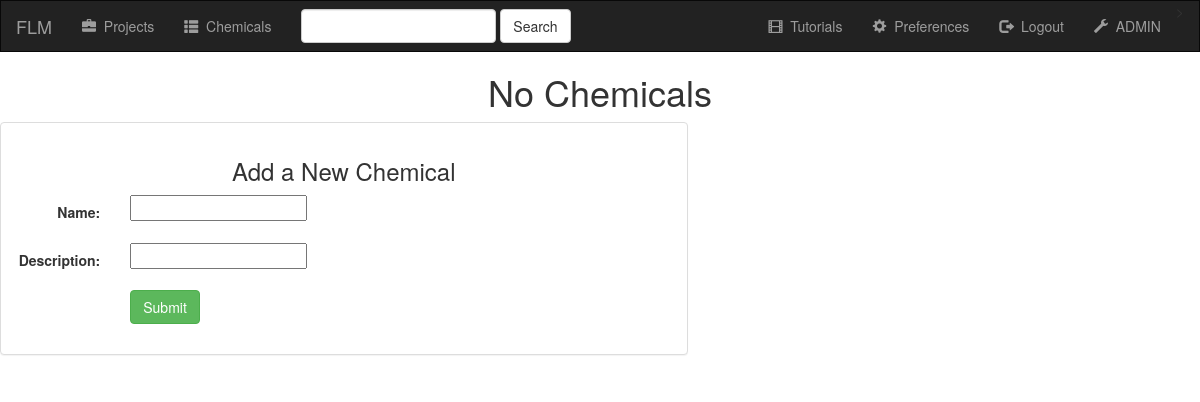
The page /chemical/chemicals/ (signed in) on the database as committed earlier.
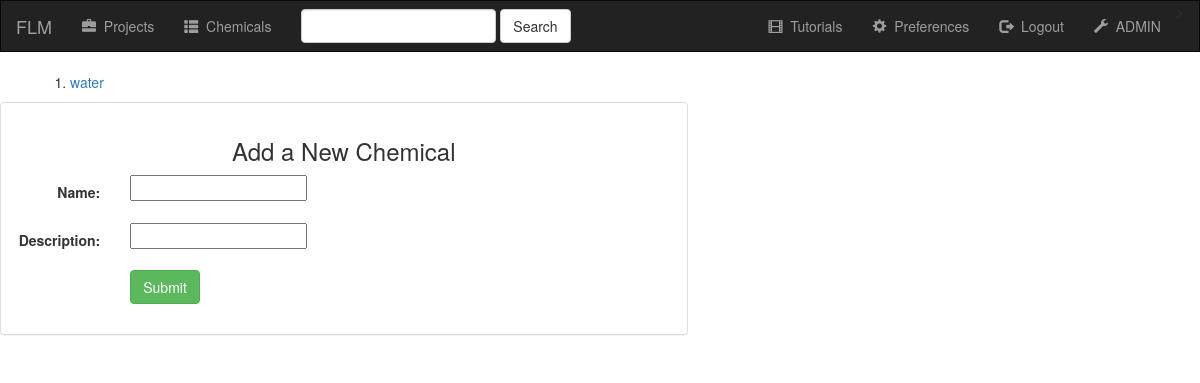
The same page on the database as committed later.
### chemical/models.py (models this page shows, shortened)
class Chemical(models.Model):
    name = models.CharField( max_length=255,)
    description = models.CharField( max_length=255, )
    createdBy = models.ForeignKey(User, default=1)
    permissions = models.CharField(max_length=255, )
    updatedAt = models.DateTimeField('date created', default=datetime.now)

### chemical/views.py (the view)
# urls.py: url(r'chemicals/$', views.chemicals, name='chemicals'),
def chemicals(request):
    if not request.user.is_authenticated():
        return render(request, 'intro/login.html')
    else:
        all_chemical = Chemical.objects.all()
        context = {
            'all_chemical': all_chemical
        }
        form = ChemicalForm(request.POST or None, request.FILES or None)
        if form.is_valid():
            chemical = form.save(commit=False)
            chemical.save()
        form = ChemicalForm()
        context = {
            "form": form,
            'all_chemical': all_chemical,
        }
        return render(request, 'chemical/chemicals.html', context)

### chemical/forms.py
class ChemicalForm(forms.ModelForm):
    class Meta:
        model = Chemical
        fields = ['name', 'description']

### chemical/templates/chemical/chemicals.html (shortened to what this page needs)
{% extends 'intro/navigation.html' %}
{% block body %}
{% if all_chemical %}
   <div class = "container">
       <ol type = "1">
        {% for chemical in all_chemical %}
        <li> <a href = "{% url 'chemical' chemical.id %}"> {{ chemical.name }} </a> </li>
        {% endfor %}
    </ol>
   </div>
{% else %}
    <h1>No Chemicals</h1>
{% endif %}
<div class="row">
    <div class="col-sm-12 col-md-7">
        <div class="panel panel-default">
            <div class="panel-body">
                <h3>Add a New Chemical</h3>
                <form class="form-horizontal" role="form" action="" method="post" enctype="multipart/form-data">
                    {% include 'intro/form_template.html' %}
                    <div class="form-group">
                        <div class="col-sm-offset-2 col-sm-10">
                            <button type="submit" class="btn btn-success">Submit</button>
                        </div>
                    </div>
                </form>
            </div>
        </div>
    </div>
</div>
{% endblock %}

### intro/templates/intro/navigation.html (shortened to what this page needs)
<head>
    {% load staticfiles %}
    <link rel="stylesheet" href="https://maxcdn.bootstrapcdn.com/bootstrap/3.3.6/css/bootstrap.min.css">
    <link rel="stylesheet" type="text/css" href="{% static 'chemical/style.css' %}"/>
</head>
<body>
<nav class="navbar navbar-inverse">
    <div class="container-fluid">
        <div class="navbar-header">
            <a class="navbar-brand" href="/">FLM</a>
        </div>
        <div class="collapse navbar-collapse" id="topNavBar">
            <ul class="nav navbar-nav">
                <li><a href="#"><span class="glyphicon glyphicon-briefcase" aria-hidden="true"></span>&nbsp; Projects</a></li>
                <li><a href="{% url 'chemicals' %}"><span class="glyphicon glyphicon-th-list" aria-hidden="true"></span>&nbsp; Chemicals</a></li>
            </ul>
            <form class="navbar-form navbar-left" role="search" method="get" action="">
                <div class="form-group">
                    <input type="text" class="form-control" name="q" value="{{ request.GET.q }}">
                </div>
                <button type="submit" class="btn btn-default">Search</button>
            </form>
            <ul class="nav navbar-nav navbar-right">
                <li>
                    <a href="{% url 'tutorials' %}">
                        <span class="glyphicon glyphicon-film" aria-hidden="true"></span>&nbsp; Tutorials
                    </a>
                </li>
                {% if user.is_authenticated %}
                <li>
                    <a href="#">
                        <span class="glyphicon glyphicon-cog" aria-hidden="true"></span>&nbsp; Preferences
                    </a>
                </li>
                <li>
                    <a href="{% url 'logout_user' %}">
                        <span class="glyphicon glyphicon-log-out" aria-hidden="true"></span>&nbsp; Logout
                    </a>
                </li>
                {% else %}
                <li>
                    <a href="{% url 'login_user' %}">
                        <span class="glyphicon glyphicon-log-in" aria-hidden="true"></span>&nbsp; Login
                    </a>
                </li>
                {% endif %}
                <li>
                    <a href="https://flm-bmonsueir.c9users.io/admin">
                        <span class="glyphicon glyphicon-wrench" aria-hidden="true"></span>&nbsp; ADMIN
                    </a>
                </li>
            </ul>
        </div>
    </div>
</nav>
{% block body %}
{% endblock %}
</body>

### intro/templates/intro/form_template.html (shortened to what this page needs)
{% load staticfiles %}
<link rel="stylesheet" href="https://maxcdn.bootstrapcdn.com/bootstrap/3.3.6/css/bootstrap.min.css">
<link rel="stylesheet" type="text/css" href="{% static 'chemical/style.css' %}"/>
{% for field in form %}
    <div class="form-group">
        <div class="col-sm-offset-2 col-sm-10">
        </div>
        <label class="control-label col-sm-2">{{ field.label_tag }}</label>
        <div class="col-sm-10">{{ field }}</div>
    </div>
{% endfor %}

### chemical/static/chemical/style.css (style rules this page uses)
.navbar { border-radius: 0; }
h1, h2, h3 { text-align: center; }

Rows that differ between the two databases and show on the page:
added Chemical: name "water"
Other text that changed with them:
text no longer shown: "No Chemicals"
